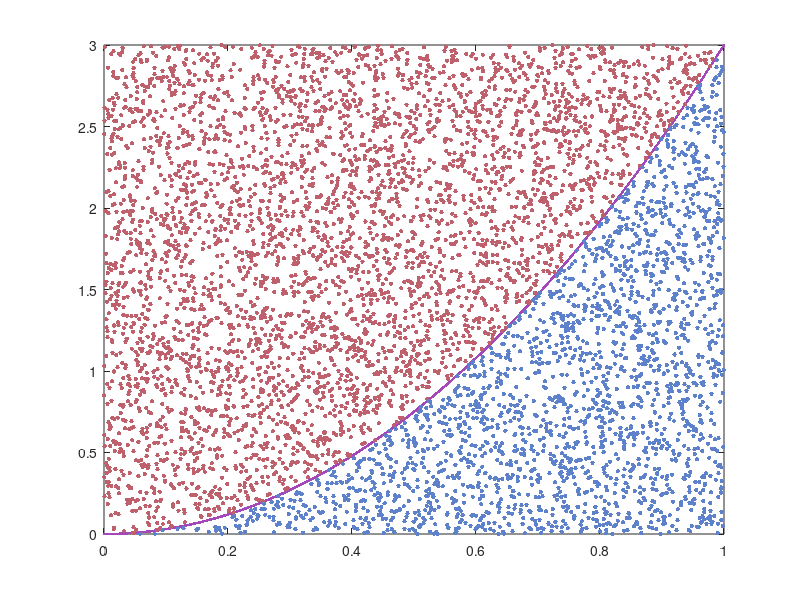

Recreate this plot in MATLAB.
clear all;
close all;
clc;

h = 0.01;
x = 0:h:1;

##for i = 1:length(x)
##  y(i) = 3 * x(i) * x(i);
##endfor
##
##plot(x,y,'Color','#bf616c','.','Markersize',16);

k = 6432;

a = min(x);
b = max(x);

xrgen = (b-a) * rand(1,k) + a;

for i = 1:length(xrgen)
  y(i) = 3 * xrgen(i) * xrgen(i);
endfor

plot(xrgen,y,'Color','#a347ba','.');
hold on


c = min(y);
d = max(y);

yrgen = (d-c) * rand(1,k) + c;

plot(xrgen(find(yrgen > y)),yrgen(find(yrgen > y)),'Color','#bf616c','.','Markersize',10);
plot(xrgen(find(yrgen < y)),yrgen(find(yrgen < y)),'Color','#5e81cc','.','Markersize',10);

prbblty = length(find(yrgen < y))/k;
area = prbblty * (max(x)-min(x)) * (max(y)-min(y));

hold off
